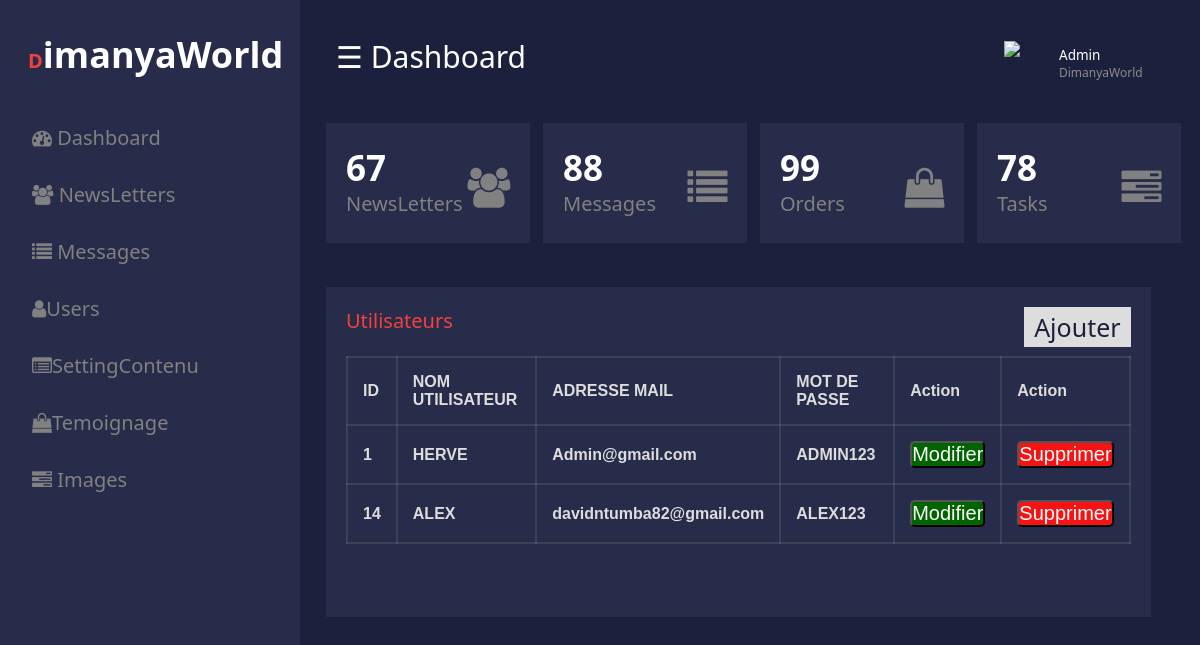
Before: /New_folder/user.php with the older database file.
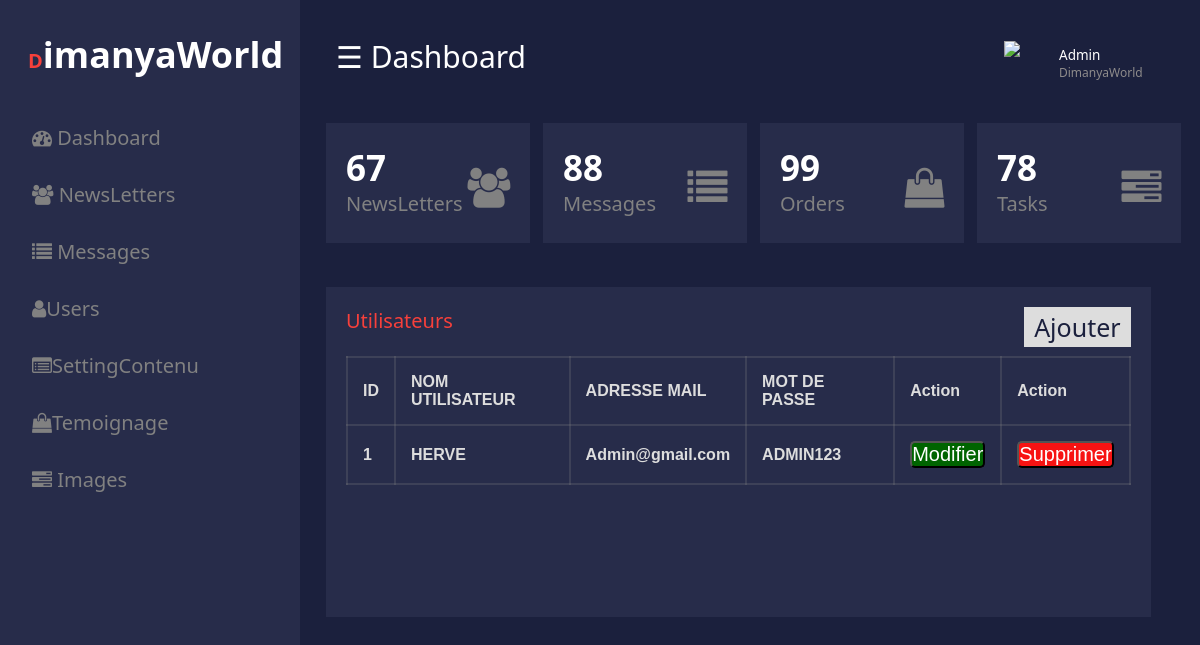
After: the same page with the newer database file.
### tables this page shows
CREATE TABLE `users` (
  `id` int(11) NOT NULL,
  `NomUtilisateur` varchar(25) NOT NULL,
  `AdresseMail` text NOT NULL,
  `MotDePasse` varchar(25) NOT NULL
);

### New_folder/user.php (the view, shortened to what this page needs)
<!Doctype HTML>
<html>
<head>
    <link rel="stylesheet" href="css/style.css" type="text/css" />
    <link rel="stylesheet" href="https://cdnjs.cloudflare.com/ajax/libs/font-awesome/4.7.0/css/font-awesome.min.css">
</head>
<body>
    <div id="mySidenav" class="sidenav">
        <p class="logo"><span>D</span>imanyaWorld</p>
        <a href="accueil.php" class="icon-a"><i class="fa fa-dashboard icons"></i> Dashboard</a>
        <a href="NewsLetters.php" class="icon-a"><i class="fa fa-users icons"></i> NewsLetters</a>
        <a href="Messages.php" class="icon-a"><i class="fa fa-list icons"></i> Messages</a>
        <a href="user.php" class="icon-a"><i class="fa fa-user icons"></i>Users</a>
        <a href="setting_site.php" class="icon-a"><i class="fa fa-list-alt icons"></i>SettingContenu</a>
        <a href="temoignage.php" class="icon-a"><i class="fa fa-shopping-bag icons"></i>Temoignage</a>
        <a href="#" class="icon-a"><i class="fa fa-tasks icons"></i> Images</a>
    </div>
    <div id="main">
        <div class="head">
            <div class="col-div-6">
                <span style="font-size:30px;cursor:pointer; color: white;" class="nav">☰ Dashboard</span>
            </div>
            <div class="col-div-6">
                <div class="profile">
                    <img src="images/user.png" class="pro-img" />
                    <p>Admin<span>DimanyaWorld</span></p>
                </div>
            </div>
        </div>
        <br />
        <div class="col-div-3">
            <div class="box">
                <p>67<br /><span>NewsLetters</span></p>
                <i class="fa fa-users box-icon"></i>
            </div>
        </div>
        <div class="col-div-3">
            <div class="box">
                <p>88<br /><span>Messages</span></p>
                <i class="fa fa-list box-icon"></i>
            </div>
        </div>
        <div class="col-div-3">
            <div class="box">
                <p>99<br /><span>Orders</span></p>
                <i class="fa fa-shopping-bag box-icon"></i>
            </div>
        </div>
        <div class="col-div-3">
            <div class="box">
                <p>78<br /><span>Tasks</span></p>
                <i class="fa fa-tasks box-icon"></i>
            </div>
        </div>
        <br /><br />
        <div class="col-div-8">
            <div class="box-8">
                <div class="content-box">
                    <p>Utilisateurs <a href="users/Ajouter.php"> <span>Ajouter</span></a></p>
                    <br />
                    <table>
                        <tr>
                            <th>ID</th>
                            <th>NOM UTILISATEUR</th>
                            <th>ADRESSE MAIL</th>
                            <th>MOT DE PASSE</th>
                            <th>Action</th>
                            <th>Action</th>
                        </tr>
                        <?php
                        include_once "connexion.php";
                        $req = mysqli_query($Con, " SELECT * FROM  users ");
                        if (mysqli_num_rows($req) == 0) {
                            echo "Aucune nouvelle n'a été ajoutée";
                        } else {
                            while ($rows = mysqli_fetch_assoc($req)) {
                        ?>
                                <tr>
                                    <th><?= $rows["id"] ?></th>
                                    <th><?= $rows["NomUtilisateur"] ?></th>
                                    <th><?= $rows["AdresseMail"] ?></th>
                                    <th><?= $rows["MotDePasse"] ?></th>
                                    <th><a href="users/ModUser.php? ID=<?= $rows["id"] ?>"><button type="submit" name="Send" class="bouton">Modifier</i></button></a></th>
                                    <th><a href="SuppUser.php? ID=<?= $rows["id"] ?>"><button type="submit" name="Send" class="boutons">Supprimer</button></a></th>
                                </tr>
                        <?php
                            }
                        }
                        ?>
                    </table>
                </div>
            </div>
        </div>
</body>
</html>

Changed rows visible on the page:
removed users: id "14", NomUtilisateur "ALEX", AdresseMail "davidntumba82@gmail.com", MotDePasse "ALEX123"
